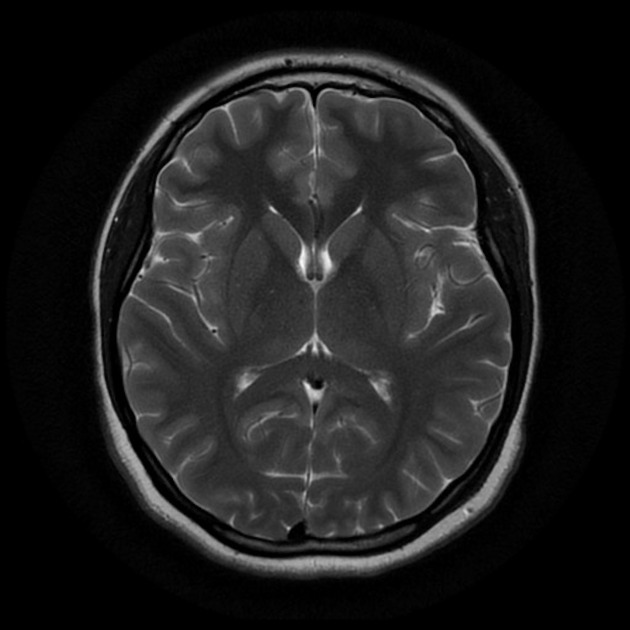
#> input picture brain_tumor_dataset/no/1 no.jpg, 630 x 630 px; its folder holds only this picture in this run
$ jupyter execute --allow-errors Brain_Tumour_Detector_Deep_Learning.ipynb
#> lines starting #> are read from the running program, lines starting #| are printed output that depends on the picture
<a href="https://colab.research.google.com/github/AaryaAshok77/BrainTumourDetector_DeepLearning/blob/main/Brain_Tumour_Detector_Deep_Learning.ipynb" target="_parent"></a>

# Basic Setup

## Importing Packages

[cell 1]
import sys
import numpy as np
import torch
from torch.utils.data import Dataset, DataLoader
import glob
import matplotlib.pyplot as plt
from sklearn.metrics import confusion_matrix, accuracy_score #? Helps form a yes no matrix for learning, check accuracy of our model
import cv2 #? Helps read image data -> Computer Vision

import torch.nn as nn
import torch.nn.functional as F

import seaborn as sns

from sklearn.model_selection import train_test_split #? Helps split data into training and testing data

## Reading the images

[cell 2]
# [8 lines of commented-out code are left out]
tumour = []
path_tumour = "brain_tumor_dataset/yes/*.jpg"

for f in glob.iglob(path_tumour):
    img = cv2.imread(f)
    img = cv2.resize(img, (128, 128)) #? Resizing the image to 128x128
    b, g, r = cv2.split(img) #?S plitting the image into its RGB components
    img = cv2.merge([r, g, b], img) #? Merging the RGB components to form the image
    tumour.append(img)
print(f"Tumorous: {len(tumour)}")

#* Reading the healthy images from the dataset
healthy = []
path_healthy = "brain_tumor_dataset/no/*.jpg"

for f in glob.iglob(path_healthy):
    img = cv2.imread(f)
#> img is the input picture: shape (630, 630, 3); min 0, max 248, mean 29.7
    img = cv2.resize(img, (128, 128))
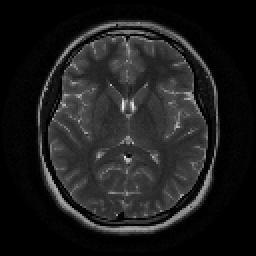
#> img: shape (128, 128, 3) (shown 2 times larger); min 0, max 239, mean 29.6
    b, g, r = cv2.split(img)
    img = cv2.merge([r, g, b], img)
    healthy.append(img)
print(f"Healthy: {len(healthy)}")
#| Healthy: 1

[cell 3]
tumour = np.array(tumour)
healthy = np.array(healthy)
print(f"Tumorous: {tumour.shape}") #? 155 images of 128x128 pixels with 3 channels (RGB)
print(f"Healthy: {healthy.shape}") #? 98 images of 128x128 pixels with 3 channels (RGB)
#| Healthy: (1, 128, 128, 3)

#> (a cell that did not finish here is left out)

### Visualizing the MRI image

[cell 5]
def plot_random_img(healthy, tumour, n):
    healthy_imgs =  healthy[np.random.choice(healthy.shape[0], n, replace=False)] #? Randomly selecting 5 healthy images
    tumour_imgs =  tumour[np.random.choice(tumour.shape[0], n, replace=False)] #? Randomly selecting 5 tumorous images

    plt.figure(figsize=(16, 9)) #? Setting the size of the plot
    for img in range(n):
        plt.subplot(1, n, img+1) #? 1-> Row, num-> Column, img+1-> Index
        plt.title('Healthy')
        plt.imshow(healthy_imgs[img])

    plt.figure(figsize=(16, 9))
    for img in range(n):
        plt.subplot(2, n, img+1+n) #? 2-> Row, num-> Column, img+1+n-> Index
        plt.title('Tumorous')
        plt.imshow(tumour_imgs[img])

#> (a cell that did not finish here is left out)

## Creating MRI Dataset Class

[cell 7]
class MRI(Dataset):
    def __init__(self):
        #* Initialising the training and testing data
        self.X_train, self.y_train, self.X_test, self.y_test = None, None, None, None
        #* Initialising the mode of the dataset
        self.mode = 'train'

        tumour = []
        for f in glob.iglob("./brain_tumor_dataset/yes/*.jpg"):
            img = cv2.imread(f)
            img = cv2.resize(img, (128, 128))
            b, g, r = cv2.split(img)
            img = cv2.merge([r, g, b], img)
            tumour.append(img)

        healthy = []
        for f in glob.iglob("./brain_tumor_dataset/no/*.jpg"):
            img = cv2.imread(f)
            img = cv2.resize(img, (128, 128))
            b, g, r = cv2.split(img)
            img = cv2.merge([r, g, b], img)
            healthy.append(img)

        #* Images
        tumour = np.array(tumour, dtype=np.float32)
        healthy = np.array(healthy, dtype=np.float32)

        #* Labels
        tumour_label = np.ones(tumour.shape[0], dtype=np.float32) #? 1-> Tumorous
        healthy_label = np.zeros(healthy.shape[0], dtype=np.float32) #? 0-> Healthy
#> healthy_label = [0]

        #* Concatenating the images and labels
        self.images = np.concatenate((tumour, healthy), axis=0) #? axis=0-> Concatenating along the rows ((154, 128, 128, 3)+(97, 128, 128, 3)=(251, 128, 128, 3))
        self.labels = np.concatenate((tumour_label, healthy_label), axis=0)

    def train_test_split(self):
        #* Splitting the data into training and testing data
        self.X_train, self.X_test, self.y_train, self.y_test = train_test_split(self.images, self.labels, test_size=0.2, random_state=77)
        #? 20% of the data is used for testing, 80% for training, random_state-> Seed for the random number generator

    # [12 lines left out: functions __len__, __getitem__, not called in this run]

    def normalize(self):
        self.images /= 255.0 #? Normalising the images to the range [0, 1]

## Creating MRI Model using CNN

[cell 8]
class CNN(nn.Module):
    # [38 lines left out: functions __init__, forward, not called in this run]

## Training and Testing

#> (a cell that did not finish here is left out)

#> (a cell that did not finish here is left out)

#> (a cell that did not finish here is left out)

[cell 12]
lr = 0.0001
epoch = 600
#> (the rest of this cell did not finish here and is left out)

[cell 13]
epoch_training_loss = []
epoch_testing_loss = []

#> (a cell that did not finish here is left out)

[cell 15]
plt.figure(figsize=(10, 5))
plt.plot(epoch_training_loss, label='Training Loss')
plt.plot(epoch_testing_loss, label='Testing Loss')
plt.xlabel('Epochs')
plt.ylabel('Loss')
plt.legend()
plt.grid()
plt.show()
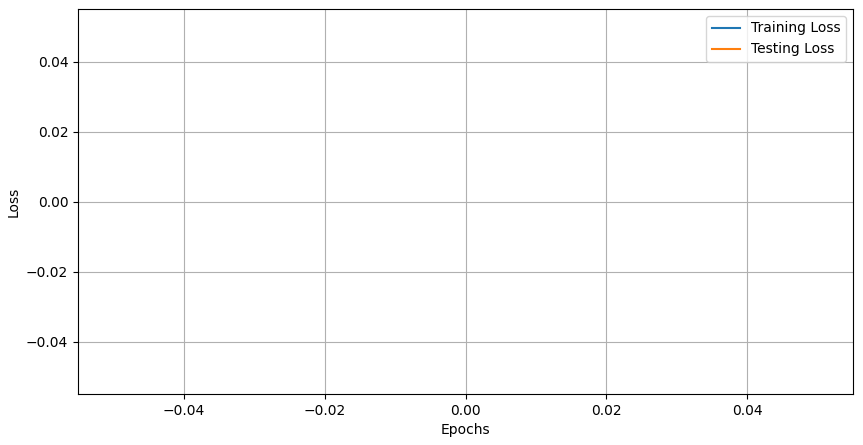
#> figure drawn by matplotlib, 1 panel
#! Clearly our model is overfitting the data

$ run again, on brain_tumor_dataset/no/10 no.jpg
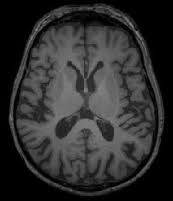
#> input picture brain_tumor_dataset/no/10 no.jpg, 173 x 201 px
#> img is the input picture: shape (201, 173, 3); min 0, max 139, mean 46.7
#> `img = cv2.resize(img, (128, 128))`:
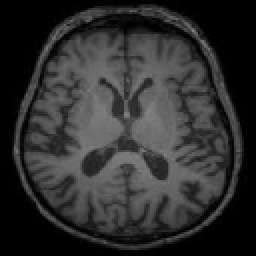
#> img: shape (128, 128, 3) (shown 2 times larger); min 0, max 133, mean 46.6
#| Healthy: 1
#| Healthy: (1, 128, 128, 3)
